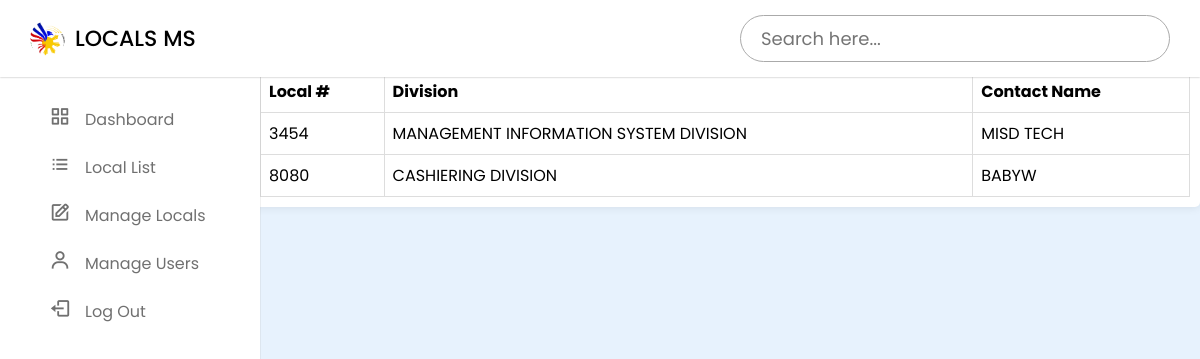
Screenshot of /local_list.php (signed in) with the database file from the repository.
### tables this page shows
CREATE TABLE `miaalocals_user_inputs` (
  `input_id` int(11) NOT NULL,
  `employee_id` int(11) DEFAULT NULL,
  `local` varchar(255) DEFAULT NULL,
  `office` varchar(255) DEFAULT NULL,
  `contact_name` varchar(255) NOT NULL,
  `full_name` varchar(255) NOT NULL,
  `user_office` varchar(255) DEFAULT NULL,
  `date_added` timestamp NOT NULL DEFAULT CURRENT_TIMESTAMP,
  `date_edited` timestamp NOT NULL DEFAULT CURRENT_TIMESTAMP ON UPDATE CURRENT_TIMESTAMP
);

### local_list.php (the view, shortened to what this page needs)
<!DOCTYPE html>
<html lang="en">
  <head>
    <link href="https://unpkg.com/boxicons@2.1.4/css/boxicons.min.css" rel="stylesheet" />
    <link rel="stylesheet" href="CSS/style.css" />
    <link rel="stylesheet" href="CSS/local_list.css" />
  </head>
  <body>
    <nav class="navbar">
      <div class="logo_item">
        <img src="images/miaa-logo.jpg" alt=""></i>LOCALS MS
      </div>
      <div class="search_bar">
            <input type="text" id="searchInput" placeholder="Search here..." onkeyup="filterTable()" />
      </div>
    </nav>
    <nav class="sidebar">
      <div class="menu_content">
        <ul class="menu_items">
          <li class="item  active">
            <a href="dashboard.php" class="nav_link">
              <span class="navlink_icon">
                <i class='bx bx-grid-alt' ></i>
              </span>
              <span class="navlink">Dashboard</span>
            </a>
          </li>
          <li class="item" >
            <a href="local_list.php" class="nav_link">
              <span class="navlink_icon">
                <i class='bx bx-list-ul'></i>
              </span>
              <span class="navlink">Local List</span>
            </a>
          </li>
          <li class="item">
            <a href="manage_locals.php" class="nav_link">
              <span class="navlink_icon">
                <i class='bx bx-edit'></i>
              </span>
              <span class="navlink">Manage Locals</span>
            </a>
          </li>
          <li class="item">
            <a href="user_list.php" class="nav_link">
              <span class="navlink_icon">
              <i class='bx bx-user'></i>
              </span>
              <span class="navlink">Manage Users</span>
            </a>
          </li>
          <li class="item">
            <a href="logout.php" class="nav_link" onclick="confirmLogout(event)">
              <span class="navlink_icon">
                <i class='bx bx-log-out'></i>
              </span>
              <span class="navlink">Log Out</span>
            </a>
          </li>
        </ul>
    </nav>
    <div class="datagrid-container">
        <table class="datagrid">
            <thead>
                <tr>
                    <th>Local #</th>
                    <th>Division</th>
                    <th>Contact Name</th>
                </tr>
            </thead>
            <tbody id="tableBody">
            <?php
                include 'db.php';
                $query = "SELECT local, office, contact_name FROM miaalocals_user_inputs";
                $result = mysqli_query($conn, $query);
                if (mysqli_num_rows($result) > 0) {
                    while ($row = mysqli_fetch_assoc($result)) {
                        echo "<tr>
                                <td>{$row['local']}</td>
                                <td>{$row['office']}</td>
                                <td>{$row['contact_name']}</td>
                              </tr>";
                    }
                } else {
                    echo "<tr><td colspan='3'>No records found</td></tr>";
                }
            ?>
            </tbody>
        </table>
    </div>
  </body>
</html>

### CSS/style.css (style rules this page uses)
* { margin: 0; padding: 0; box-sizing: border-box; font-family: "Poppins", sans-serif; }
:root { --white-color: #fff; --blue-color: #000000; --grey-color: #707070; --grey-color-light: #aaa; }
body { background-color: #e7f2fd; transition: all 0.5s ease; }
.navbar { position: fixed; top: 0; width: 100%; left: 0; background-color: var(--white-color); display: flex; align-items: center; justify-content: space-between; padding: 15px 30px; z-index: 1000; box-shadow: 0 0 2px var(--grey-color-light); }
.logo_item { display: flex; align-items: center; column-gap: 10px; font-size: 22px; font-weight: 500; color: var(--blue-color); }
.navbar img { width: 35px; height: 35px; object-fit: cover; border-radius: 50%; }
.search_bar { height: 47px; max-width: 430px; width: 100%; }
.search_bar input { height: 100%; width: 100%; border-radius: 25px; font-size: 18px; outline: none; background-color: var(--white-color); color: var(--grey-color); border: 1px solid var(--grey-color-light); padding: 0 20px; }
.sidebar { background-color: var(--white-color); width: 260px; position: fixed; top: 0; left: 0; height: 100%; padding: 80px 20px; z-index: 100; overflow-y: scroll; box-shadow: 0 0 1px var(--grey-color-light); transition: all 0.5s ease; }
.menu_content { position: relative; }
.menu_items { padding: 0; list-style: none; }
.navlink_icon { position: relative; font-size: 22px; min-width: 50px; line-height: 40px; display: inline-block; text-align: center; border-radius: 6px; }
.navlink_icon::before { content: ""; position: absolute; height: 100%; width: calc(100% + 100px); left: -20px; }
.sidebar .nav_link { display: flex; align-items: center; width: 100%; padding: 4px 15px; border-radius: 8px; text-decoration: none; color: var(--grey-color); white-space: nowrap; }
:root { --sidebar-width: 250px; }

### CSS/local_list.css (style rules this page uses)
.datagrid-container { margin: 20px; padding: 10px; background: white; border-radius: 5px; box-shadow: 0 0 10px rgba(0, 0, 0, 0.1); transition: margin 0.3s ease, width 0.3s ease; margin-top: 60px; margin-left: 250px; width: calc(100% - 250px); }
.datagrid { width: 100%; border-collapse: collapse; }
.datagrid th, .datagrid td { border: 1px solid #ddd; padding: 8px; text-align: left; }

### rows the page displays
miaalocals_user_inputs: local "3454", office "MANAGEMENT INFORMATION SYSTEM DIVISION", contact_name "MISD TECH"
miaalocals_user_inputs: local "8080", office "CASHIERING DIVISION", contact_name "BABYW"
